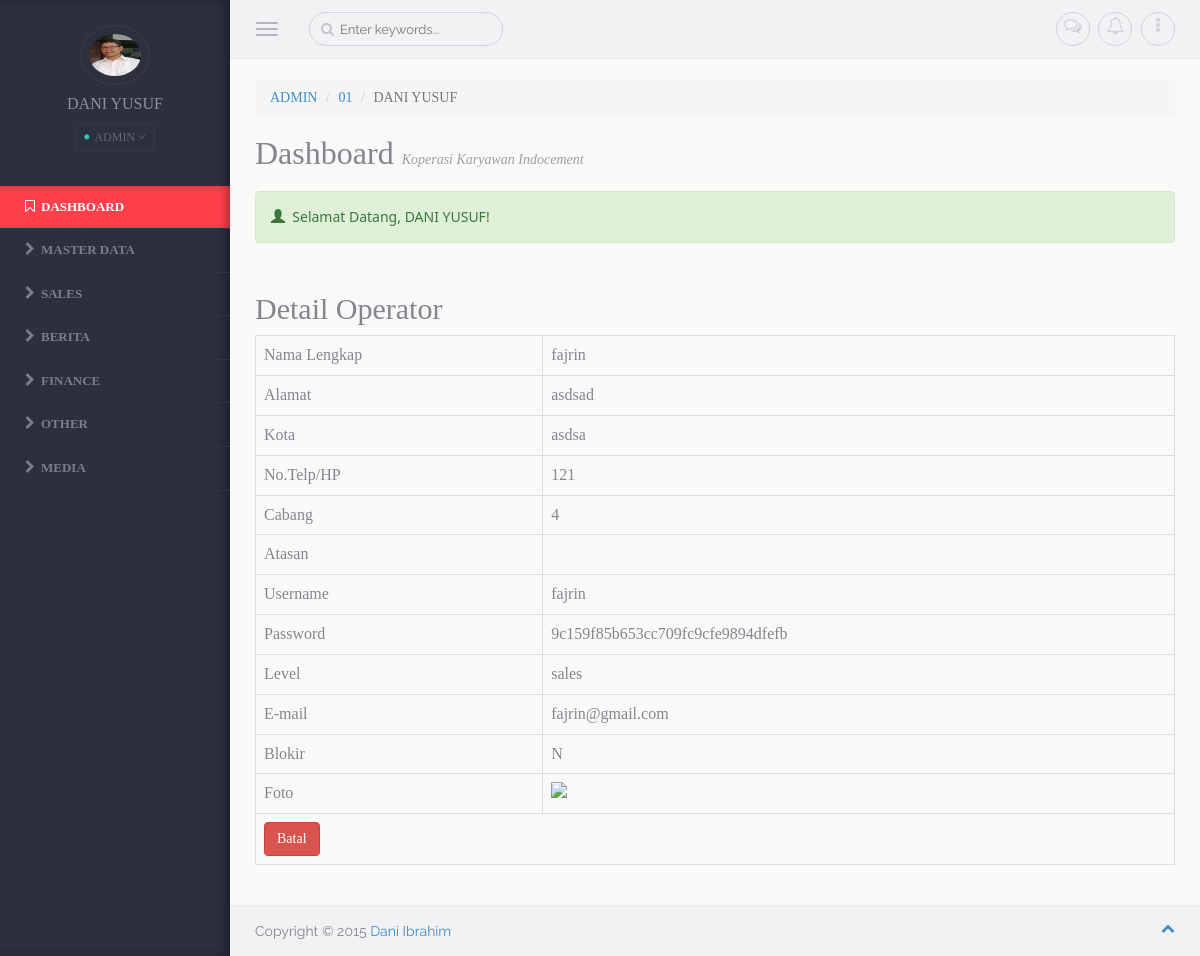
Page /media.php?module=operator&act=detailoperator&id=10 (signed in) on the committed database.
### tables this page shows
CREATE TABLE IF NOT EXISTS `mainmenu` (
  `id_main` int(5) NOT NULL AUTO_INCREMENT,
  `nama_menu` varchar(50) DEFAULT NULL,
  `link` varchar(100) DEFAULT NULL,
  `aktif` enum('Y','N') NOT NULL DEFAULT 'Y',
  `urutan` int(2) NOT NULL,
  `level` varchar(20) NOT NULL,
  PRIMARY KEY (`id_main`)
);

CREATE TABLE IF NOT EXISTS `operator` (
  `id_operator` int(6) NOT NULL AUTO_INCREMENT,
  `nama` varchar(45) NOT NULL,
  `alamat` text NOT NULL,
  `kota` varchar(45) NOT NULL,
  `telp` varchar(20) NOT NULL,
  `id_cabang` varchar(6) NOT NULL,
  `id_atasan` varchar(6) NOT NULL,
  `username` varchar(45) NOT NULL,
  `password` varchar(45) NOT NULL,
  `level` varchar(45) NOT NULL,
  `email` varchar(75) NOT NULL,
  `blokir` varchar(1) NOT NULL,
  `foto` varchar(100) NOT NULL,
  PRIMARY KEY (`id_operator`)
);

### media.php (the view, shortened to what this page needs)
<?php
	if (empty($_SESSION['username']) AND empty($_SESSION['passuser'])){
	header ("location:index.php");
}
else{
?>
<html lang="en">
<head>
  <link rel="stylesheet" href="assets/css/bootstrap/bootstrap.css" />
    <link rel="stylesheet" href="assets/css/plugins/calendar/calendar.css" />
    <link rel="stylesheet" href="assets/css/app/app.v1.css" />
</head>
<body>
	<aside class="left-panel">
            <div class="user text-center">
              <img alt="" src="foto/<?php echo "$_SESSION[foto]"; ?>" class="img-circle" height="60"/>
              <h4 class="user-name"><?php echo strtoupper("$_SESSION[namalengkap]"); ?></h4>
                  <div class="dropdown user-login">
                  <button class="btn btn-xs dropdown-toggle btn-rounded" type="button" data-toggle="dropdown" aria-expanded="true">
                    <i class="fa fa-circle status-icon available"></i>&nbsp;<?php echo strtoupper("$_SESSION[leveluser]"); ?>&nbsp;<i class="fa fa-angle-down"></i>
                  </button>
                  </div>
            </div>
            <nav class="navigation">
            	<ul class="list-unstyled">
                	<li class="active"><a href="media.php?module=home"><i class="fa fa-bookmark-o"></i><span class="nav-label">Dashboard</span></a>
                  </li>
                      <?php
                      $sql=mysql_query("SELECT * FROM mainmenu ORDER BY urutan");
                      while ($m=mysql_fetch_array($sql)){
                        echo "<li class=\"has-submenu\"><a href='$m[link]'><i class='fa fa-chevron-right'></i><span class='nav-label'>$m[nama_menu]</span></a>";
                      }
                      echo "</li>";
                      ?>
              </ul>
            </nav>
    </aside>
    <section class="content">
        <header class="top-head container-fluid">
            <button type="button" class="navbar-toggle pull-left">
                <span class="icon-bar"></span>
                <span class="icon-bar"></span>
                <span class="icon-bar"></span>
            </button>
            <form role="search" class="navbar-left app-search pull-left hidden-xs">
              <input type="text" placeholder="Enter keywords..." class="form-control form-control-circle">
          	</form>
            <ul class="nav-toolbar">
            	<li class="dropdown"><a href="#" data-toggle="dropdown"><i class="fa fa-comments-o"></i><span class="badge bg-warning"></span></a>
                </li>
                <li class="dropdown"><a href="#" data-toggle="dropdown"><i class="fa fa-bell-o"></i><span class="badge"></span></a>
                </li>
                <li class="dropdown"><a href="#" data-toggle="dropdown"><i class="fa fa-ellipsis-v"></i></a>
                </li>
            </ul>
        </header>
        <div class="warper container-fluid">
            <ol class="breadcrumb">
              <li><a href="#"><?php echo strtoupper("$_SESSION[leveluser]"); ?></a></li>
              <li><a href="#"><?php echo "$_SESSION[id_cabang]"; ?></a></li>
              <li class="active"><?php echo strtoupper("$_SESSION[namalengkap]"); ?></a></li>
            </ol>
            <div class="page-header">
              <h1>Dashboard <i><small>Koperasi Karyawan Indocement</small></i></h1>
              <div class="alert alert-success" role="alert" style="font-family:Segoe UI;">
                <span class="glyphicon glyphicon-user" aria-hidden="true"></span>&nbsp;
                Selamat Datang, <?php echo strtoupper("$_SESSION[namalengkap]"); ?>!
              </div>
            </div>
            <div class="row">
              <?php include "content.php"; ?>
            </div>
        </div>
        <footer class="container-fluid footer">
        	Copyright &copy; 2015 <a href="#" target="_blank">Dani Ibrahim</a>
            <a href="#" class="pull-right scrollToTop"><i class="fa fa-chevron-up"></i></a>
        </footer>
    </section>
</body>
<?php
}
?>

### modul/mod_operator/operator.php (shortened to what this page needs)
<?php
 if (empty($_SESSION['username']) AND empty($_SESSION['passuser'])){
  echo "<link href='style.css' rel='stylesheet' type='text/css'>
        <center>Untuk mengakses modul, Anda harus login <br>";
  echo "<a href=../../index.php><b>LOGIN</b></a></center>";
}
else{
  switch($_GET['act']){
      case "detailoperator":
      $edit=mysql_query("SELECT * FROM operator WHERE id_operator='$_GET[id]'");
      $r=mysql_fetch_array($edit);
      if ($_SESSION['leveluser']=='admin'){
      echo "
            <div class=\"col-md-12\">
              <h2>Detail Operator</h2>
              <input type=hidden name=id value='$r[id_operator]'>
                <table id='example1' class='table table-bordered table-hover'>
                  <tr><td>Nama Lengkap</td><td>$r[nama]</td></tr>
                  <tr><td>Alamat</td><td>$r[alamat]</td></tr>
                  <tr><td>Kota</td><td>$r[kota]</td></tr>
                  <tr><td>No.Telp/HP</td><td>$r[telp]</td></tr>
                  <tr><td>Cabang</td><td>$r[id_cabang]</td></tr>
                  <tr><td>Atasan</td><td>$r[id_atasan]</td></tr>
                  <tr><td>Username</td><td>$r[username]</td></tr>
                  <tr><td>Password</td><td>$r[password]</td></tr>
                  <tr><td>Level</td><td>$r[level]</td></tr>
                  <tr><td>E-mail</td><td>$r[email]</td></tr>
                  <tr><td>Blokir</td><td>$r[blokir]</td></tr>
                  <tr><td>Foto</td><td><img src='foto/$r[foto]'></td></tr>
                  <tr>
                     <td colspan=2>
                              <input class=\"btn btn-danger\" type=button value=Batal onclick=self.history.back()>
                     </td>
                  </tr>
                </table>
              </form>
            </div>";
        }
      break;
  }
}
?>

### assets/css/app/app.v1.css (style rules this page uses)
body { background-color:#f9f9f9; color:#85868d; font-family: 'Raleway', sans-serif; position:relative; }
body, html { overflow-x:hidden; }
aside.left-panel { background-color:#2b2f3e; width:230px; position:fixed; padding:25px 0px; box-shadow:inset -5px 0px 8px rgba(0,0,0,0.3); height:100%; top:0px; left:0px; }
.user { margin-bottom:35px; }
.user h4.user-name { color:#8e909a; font-size:16px; }
.user img { border:1px solid #383c4a; padding:8px; width:70px; }
.user .user-login { display:inline-block; }
.user .user-login .btn { border:1px solid #343847; background-color:transparent; color:#616574; padding:4px 8px; }
.navigation { margin:20px 0px; }
.navigation > ul > li { position:relative; }
.navigation > ul > li.has-submenu:after { content:"\f105"; font-family: 'FontAwesome'; display:inline-block; position:absolute; color:#7a7e8a; right:15px; transition: all 0.4s; -moz-transition: all 0.4s; -webkit-transition: all 0.4s; -o-transition: all 0.4s; top:10px; visibility:hidden; }
.navigation > ul > li > a { display:block; padding:12px 25px; color:#7a7e8a; text-transform:uppercase; font-size:13px; text-decoration:none; font-weight:800; border-bottom:1px solid #2f3444; transition: all 0.4s; -moz-transition: all 0.4s; -webkit-transition: all 0.4s; -o-transition: all 0.4s; }
.navigation > ul > li:hover > a, .navigation > ul > li.active:hover > a, .navigation > ul > li.active > a { color:#fff; background-color: #ff404b; -webkit-box-shadow: inset -6px 0 8px -2px rgba(0,0,0,0.3); box-shadow: inset -6px 0 8px -2px rgba(0,0,0,0.3); }
.navigation ul li a i { margin-right:6px; font-size:14px; }
header { background-color:#f2f2f4; border-bottom:1px solid #ececee; padding-top:4px; padding-bottom:4px; }
.navbar-toggle { margin:8px 20px 8px 0px; display:block; padding-left:0px; }
.navbar-toggle .icon-bar { background-color:#b3b3be; }
.app-search { position:relative; margin-top:8px; margin-bottom:8px; margin-right:15px; }
.app-search .form-control, .app-search .form-control:focus { border:1px solid #d3d3db; font-size:13px; color:#c4c4cd; padding-left:30px; background:none; box-shadow:none; }
.app-search:before { content:"\f002"; position:absolute; left:12px; font-family: FontAwesome; cursor:pointer; top:7px; color:#c4c4cd; display:inline-block; }
.nav-toolbar { margin:8px 0px; float:right; }
.nav-toolbar > li { padding:0px; display:inline-block; margin-left:5px; position:relative; list-style:none; }
.nav-toolbar > li > a { color:#d3d3db; font-size:18px; border:1px solid #d3d3db; border-radius:50px; height:34px; width:34px; text-align:center; display:block; padding:4px; }
.content { margin-left:230px; }
.content > .container-fluid { padding-left:25px; padding-right:25px; }
.warper { padding-top:20px; padding-bottom:20px; min-height:550px; }
.page-header { margin:0px; border:0px; }
.page-header h1 { color:#84868e; font-weight:300; font-size:32px; margin-top:15px; margin-bottom:20px; }
.page-header * { font-weight:300; }
.page-header * small { font-size:14px; color:#9D9EA5; }
.footer { background-color: #f2f2f4; border-top: 1px solid #ececee; padding-bottom: 15px; padding-top: 15px; }
.btn-circle, .form-control-circle, .btn-group .btn-circle:first-child:not(:last-child):not(.dropdown-toggle) { border-radius:50px; }

### media.php (style rules this page uses)
h1 { font-family: Segoe UI Light; }
h2 { font-family: Segoe UI Light; }
h4 { font-family: Segoe UI Light; }
.btn { font-family: Segoe UI Light; }
.table { font-family: Calibri Light; }
li { font-family: Segoe UI Light; }

### rows in the picture
mainmenu: nama_menu "MASTER DATA"
mainmenu: nama_menu "SALES"
mainmenu: nama_menu "BERITA"
mainmenu: nama_menu "FINANCE"
mainmenu: nama_menu "OTHER"
mainmenu: nama_menu "MEDIA"
operator: nama "fajrin", alamat "asdsad", kota "asdsa", telp "121", id_cabang "4", username "fajrin", password "9c159f85b653cc709fc9cfe9894dfefb", level "sales", email "fajrin@gmail.com", blokir "N"

### other values in the picture
$_SESSION[id_cabang] "01"
